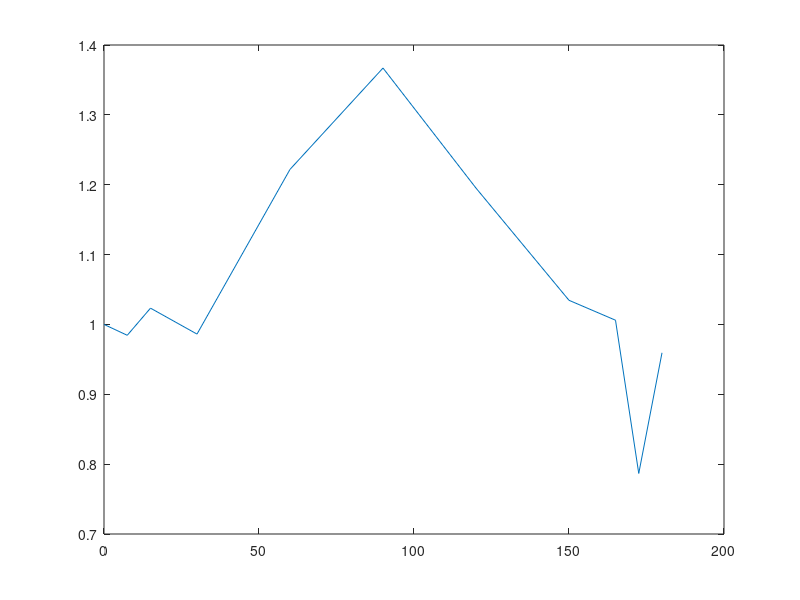

The MATLAB source for this figure:
% nikki original belle
% a = [
% 0.0247, 0.0295, 0.0243, 0.0104, 0.0197, 0.0359, 0.0329, 0.0292, 0.0258, 0.0256, 0.0263;
% 0.0227, 0.0149, 0.0189, 0.0210, 0.0350, 0.0351, 0.0281, 0.0219, 0.0225, 0.0314, 0.0312;
% 0.0211, 0.0155, 0.0228, 0.0259, 0.0348, 0.0282, 0.0323, 0.0350, 0.0272, 0.0283, 0.0201;
% 0.0101, 0.0237, 0.0261, 0.0239, 0.0265, 0.0434, 0.0385, 0.0366, 0.0348, 0.0308, 0.0271;
% 0.0199, 0.0157, 0.0195, 0.0172, 0.0259, 0.0333, 0.0261, 0.0210, 0.0264, 0.0274, 0.0257;
% ];


% aakansha original belle
% a = [
% 0.0184, 0.0168, 0.0186, 0.0197, 0.0199, 0.0179, 0.0183, 0.0170, 0.0110, 0.0076, 0.0138;
% 0.0184, 0.0148, 0.0144, 0.0212, 0.0171, 0.0233, 0.0182, 0.0108, 0.0096, 0.0162, 0.0126;
% 0.0105, 0.0098, 0.0132, 0.0113, 0.0190, 0.0196, 0.0153, 0.0181, 0.0118, 0.0116, 0.0140;
% 0.0129, 0.0154, 0.0140, 0.0125, 0.0172, 0.0187, 0.0149, 0.0119, 0.0154, 0.0105, 0.0088;
% ];


% QV Belle OG
% a = [1	0.995255999394384	1.07042822175679	0.957253526457898 1.05551490070403	1.13020767619672	1.15503797723889	0.743521158747382	0.748315627444547	0.940901864795983	0.886547730197583];

% QQ Belle OG
% a = [1	0.900410677618069	0.830595482546201	1.01020471657022	0.929624789994398	1.03341422437932	1.09554477008276	1.03170306763736	0.854707236637422	0.799701325368676	0.737166324435318];

% nikki 35
% a = [
% 0.0282, 0.0389, 0.0179, 0.0365, 0.0435, 0.0376, 0.0326, 0.0424, 0.0365, 0.0418, 0.0246;
% 0.0347, 0.0257, 0.0396, 0.0351, 0.0543, 0.0503, 0.0368, 0.0382, 0.0355, 0.0466, 0.0260;
% 0.0276, 0.0336, 0.0297, 0.0337, 0.0398, 0.0434, 0.0291, 0.0324, 0.0289, 0.0424, 0.0393;
% 0.0289, 0.0328, 0.0453, 0.0375, 0.0301, 0.0434, 0.0448, 0.0348, 0.0296, 0.0361, 0.0278;
% 0.0322, 0.0349, 0.0292, 0.0383, 0.0393, 0.0438, 0.0361, 0.0313, 0.0297, 0.0196, 0.0330;
% ];


% aakansha 35
% a = [
% 0.0273, 0.0296, 0.0272, 0.0260, 0.0303, 0.0319, 0.0280, 0.0280, 0.0202, 0.0297, 0.0173;    
% 0.0268, 0.0239, 0.0242, 0.0245, 0.0348, 0.0326, 0.0301, 0.0227, 0.0137, 0.0170, 0.0318;
% 0.0282, 0.0346, 0.0285, 0.0266, 0.0365, 0.0318, 0.0302, 0.0199, 0.0266, 0.0201, 0.0156;
% 0.0181, 0.0147, 0.0194, 0.0252, 0.0188, 0.0264, 0.0242, 0.0205, 0.0116, 0.0185, 0.0100;
% 0.0143, 0.0106, 0.0201, 0.0197, 0.0276, 0.0332, 0.0269, 0.0121, 0.0266, 0.0329, 0.0154;
% ]

% liz 35
a = [
0.0275, 0.0280, 0.0410, 0.0379, 0.0413, 0.0548, 0.0498, 0.0434, 0.0410, 0.0323, 0.0303;
0.0422, 0.0484, 0.0409, 0.0417, 0.0470, 0.0547, 0.0402, 0.0435, 0.0380, 0.0279, 0.0405;
0.0461, 0.0376, 0.0366, 0.0346, 0.0532, 0.0488, 0.0484, 0.0329, 0.0375, 0.0309, 0.0403;
]


nom = size(a);
% for i=1:nom(1)
%     a(i,:) = a(i,:)/a(i,1);
% end

var(a,1)
a = mean(a,1);

b = [0    7.5000   15.0000   30.0000   60.0000   90.0000  120.0000  150.0000  165.0000  172.5000  180.0000];

figure
plot(b, a/a(1))


a/a(1)
